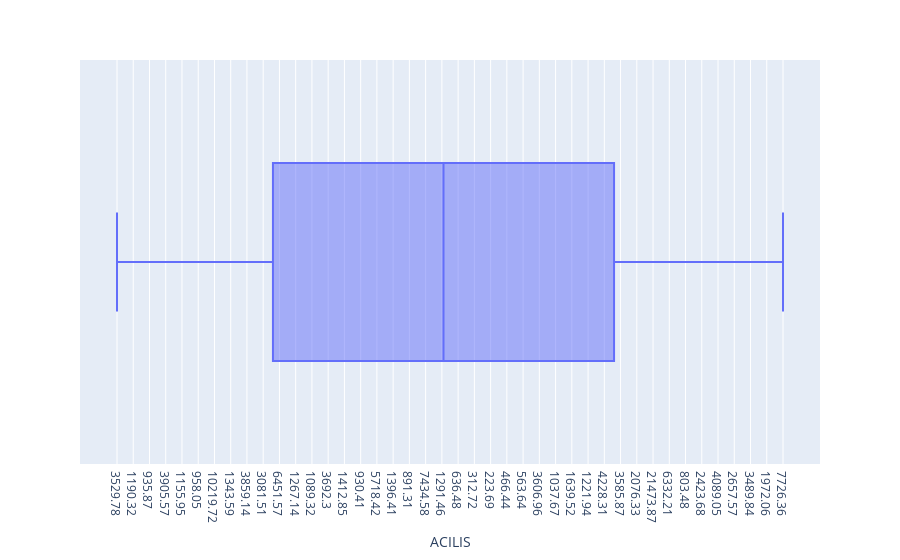

Source (notebook cell):
### Code cell
import plotly.express as px
fig = px.box(df,x='ACILIS')
fig.show()

### Figure 1 — Plotly figure (JSON) as saved in the notebook; plotly's stock layout.template omitted (floating-point values rounded to 4 significant figures; data arrays with more than 128 entries replaced by an {"elided": "..."} marker saying what was removed)
{"data": [{"alignmentgroup": "True", "hovertemplate": "ACILIS=%{x}<extra></extra>", "legendgroup": "", "marker": {"color": "#636efa"}, "name": "", "notched": false, "offsetgroup": "", "orientation": "h", "showlegend": false, "type": "box", "x": {"elided": "210 str values"}, "x0": " ", "xaxis": "x", "y0": " ", "yaxis": "y"}], "layout": {"boxmode": "group", "legend": {"tracegroupgap": 0}, "margin": {"t": 60}, "xaxis": {"anchor": "y", "domain": [0, 1], "title": {"text": "ACILIS"}}, "yaxis": {"anchor": "x", "domain": [0, 1]}}}
